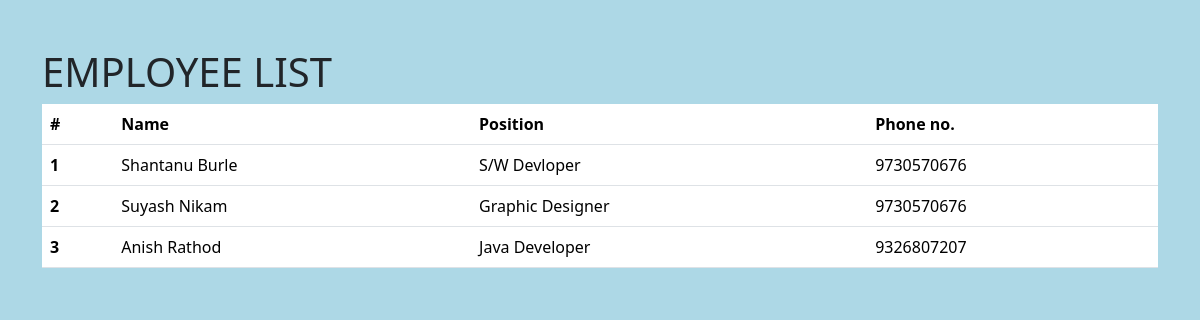
The page / on the database its author committed.
### employees/models.py (models this page shows)
class Employee(models.Model):
    first_name = models.CharField(max_length=30)
    last_name = models.CharField(max_length=30)
    email = models.EmailField(unique=True)
    position = models.CharField(max_length=50)
    department = models.CharField(max_length=50)
    photo = models.ImageField(upload_to='employee_photos', null=True, blank=True)
    mobile_number = models.CharField(max_length=15)
    created_at = models.DateTimeField(auto_now_add=True)
    updated_at = models.DateTimeField(auto_now=True)
    hire_date = models.DateField()
    def __str__(self):
        return f"{self.first_name} {self.last_name} - {self.position}"

### mysite/views.py (the view)
# urls.py: 2. Add a URL to urlpatterns:  path('', views.home, name='home')
def home(request):
    employees = Employee.objects.all()  # Fetch all employee records
    context={
        'employees': employees
    }
    return render(request, 'homme.html' , context)  # Render the template

### template/homme.html (shortened to what this page needs)
{% load static %}
<!DOCTYPE html>
<html lang="en">
<head>
    <link href="https://cdn.jsdelivr.net/npm/bootstrap@5.3.8/dist/css/bootstrap.min.css" rel="stylesheet">
    <link rel="stylesheet" href="{% static 'css/style.css' %}">
</head>
<body>
    <div class="container pt-5">
    <h1>EMPLOYEE LIST</h1>
<table class="table">
  <thead>
    <tr>
      <th scope="col">#</th>
      <th scope="col">Name</th>
      <th scope="col">Position</th>
      <th scope="col">Phone no.</th>
    </tr>
  </thead>
  <tbody>
    {% for emp in employees %}
    <tr>
      <th>{{ forloop.counter }}</th>
      <td>{{emp.first_name}} {{emp.last_name}}</td>
      <td>{{emp.position}}</td>
      <td>{{emp.mobile_number}}</td>
    </tr>
   {% endfor %}
  </tbody>
</table>
    </div>
</body>
</html>

### mysite/static/css/style.css (style rules this page uses)
body { background-color: lightblue; }

### rows shown on the page
Employee: first_name "Shantanu", last_name "Burle", position "S/W Devloper", mobile_number "9730570676"
Employee: first_name "Suyash", last_name "Nikam", position "Graphic Designer", mobile_number "9730570676"
Employee: first_name "Anish", last_name "Rathod", position "Java Developer", mobile_number "9326807207"
